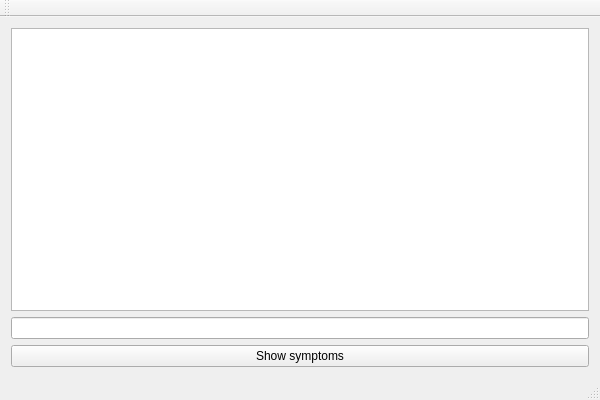
<?xml version="1.0" encoding="UTF-8"?>
<ui version="4.0">
 <class>test3Class</class>
 <widget class="QMainWindow" name="test3Class">
  <property name="geometry">
   <rect>
    <x>0</x>
    <y>0</y>
    <width>600</width>
    <height>400</height>
   </rect>
  </property>
  <property name="windowTitle">
   <string>test3</string>
  </property>
  <widget class="QWidget" name="centralWidget">
   <layout class="QVBoxLayout" name="verticalLayout">
    <item>
     <widget class="QListWidget" name="disordersList"/>
    </item>
    <item>
     <widget class="QLineEdit" name="lineEdit"/>
    </item>
    <item>
     <widget class="QPushButton" name="symptomButton">
      <property name="text">
       <string>Show symptoms</string>
      </property>
     </widget>
    </item>
   </layout>
  </widget>
  <widget class="QMenuBar" name="menuBar">
   <property name="geometry">
    <rect>
     <x>0</x>
     <y>0</y>
     <width>600</width>
     <height>18</height>
    </rect>
   </property>
  </widget>
  <widget class="QToolBar" name="mainToolBar">
   <attribute name="toolBarArea">
    <enum>TopToolBarArea</enum>
   </attribute>
   <attribute name="toolBarBreak">
    <bool>false</bool>
   </attribute>
  </widget>
  <widget class="QStatusBar" name="statusBar"/>
 </widget>
 <layoutdefault spacing="6" margin="11"/>
 <resources>
  <include location="test3.qrc"/>
 </resources>
 <connections/>
</ui>
